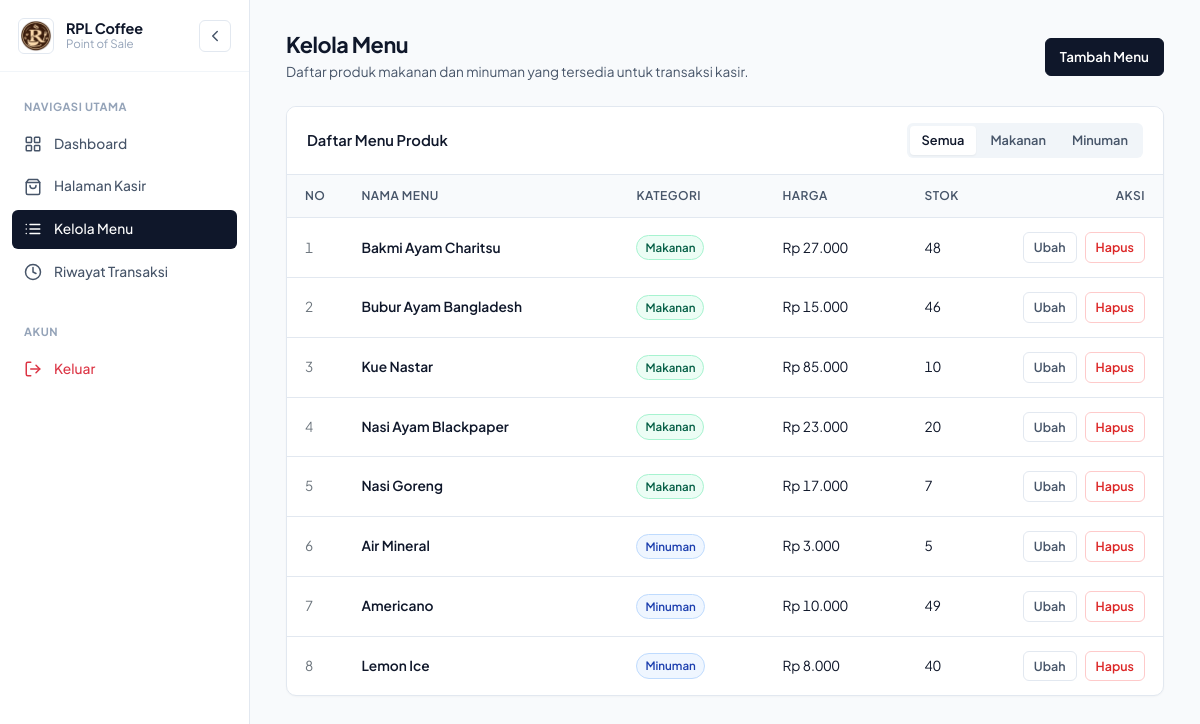
The app's page /admin/menu.php (signed in) with its own data.
### tables this page shows
CREATE TABLE `menu` (
  `id` int NOT NULL AUTO_INCREMENT,
  `nama_menu` varchar(100) NOT NULL,
  `harga` decimal(10,2) NOT NULL,
  `stok` int NOT NULL,
  `kategori` varchar(50) NOT NULL DEFAULT 'Makanan',
  PRIMARY KEY (`id`)
);

### koneksi.php (called while the page is built, shortened)
<?php
function e(?string $value): string
{
    return htmlspecialchars((string) $value, ENT_QUOTES, 'UTF-8');
}

### admin/menu.php (the view, shortened to what this page needs)
<?php
require_once __DIR__ . '/../koneksi.php';
$kategori_filter = trim((string) ($_GET['kategori'] ?? ''));
if ($kategori_filter === 'Makanan' || $kategori_filter === 'Minuman') {
    $stmt_menu = mysqli_prepare($koneksi, "SELECT * FROM menu WHERE kategori = ? ORDER BY nama_menu ASC");
    mysqli_stmt_bind_param($stmt_menu, "s", $kategori_filter);
    mysqli_stmt_execute($stmt_menu);
    $result_menu = mysqli_stmt_get_result($stmt_menu);
} else {
    $result_menu = mysqli_query($koneksi, "SELECT * FROM menu ORDER BY kategori ASC, nama_menu ASC");
}
?>
<!DOCTYPE html>
<html lang="id">
<head>
    <link href="https://cdn.jsdelivr.net/npm/bootstrap@5.3.3/dist/css/bootstrap.min.css" rel="stylesheet">
    <link href="theme.css" rel="stylesheet">
</head>
<body>
    <?php include __DIR__ . '/sidebar.php'; ?>
    <main class="main-content">
        <header class="page-header">
            <div>
                <h1 class="page-title">Kelola Menu</h1>
                <p class="page-subtitle">Daftar produk makanan dan minuman yang tersedia untuk transaksi kasir.</p>
            </div>
            <button type="button" class="btn-clean btn-clean-primary" data-bs-toggle="modal" data-bs-target="#modalTambah">
                Tambah Menu
            </button>
        </header>
        <section class="card-clean">
            <div class="card-clean-header">
                <h2 class="card-clean-title">Daftar Menu Produk</h2>
                <div class="segmented-control">
                    <a href="menu.php" class="<?= empty($kategori_filter) ? 'active' : ''; ?>">Semua</a>
                    <a href="menu.php?kategori=Makanan" class="<?= $kategori_filter === 'Makanan' ? 'active' : ''; ?>">Makanan</a>
                    <a href="menu.php?kategori=Minuman" class="<?= $kategori_filter === 'Minuman' ? 'active' : ''; ?>">Minuman</a>
                </div>
            </div>
            <div class="table-responsive">
                <table class="table-clean">
                    <thead>
                        <tr>
                            <th style="width: 50px;">No</th>
                            <th>Nama Menu</th>
                            <th>Kategori</th>
                            <th>Harga</th>
                            <th>Stok</th>
                            <th style="width: 140px;" class="text-end">Aksi</th>
                        </tr>
                    </thead>
                    <tbody>
                        <?php if ($result_menu && mysqli_num_rows($result_menu) > 0) : ?>
                            <?php $no = 1; while ($row = mysqli_fetch_assoc($result_menu)) : ?>
                                <tr>
                                    <td class="text-secondary"><?= $no++; ?></td>
                                    <td class="fw-semibold"><?= e($row['nama_menu']); ?></td>
                                    <td>
                                        <span class="badge-clean <?= $row['kategori'] === 'Makanan' ? 'food' : 'drink'; ?>">
                                            <?= e($row['kategori']); ?>
                                        </span>
                                    </td>
                                    <td class="num">Rp <?= number_format((float) $row['harga'], 0, ',', '.'); ?></td>
                                    <td class="num"><?= (int) $row['stok']; ?></td>
                                    <td class="text-end">
                                        <div class="d-inline-flex gap-2">
                                            <button type="button" class="btn-clean btn-clean-secondary btn-clean-sm"
                                                data-bs-toggle="modal"
                                                data-bs-target="#modalEdit"
                                                data-id="<?= (int) $row['id']; ?>"
                                                data-nama="<?= e($row['nama_menu']); ?>"
                                                data-kategori="<?= e($row['kategori']); ?>"
                                                data-harga="<?= (float) $row['harga']; ?>"
                                                data-stok="<?= (int) $row['stok']; ?>">
                                                Ubah
                                            </button>
                                            <button type="button" class="btn-clean btn-clean-danger btn-clean-sm"
                                                data-bs-toggle="modal"
                                                data-bs-target="#modalHapus"
                                                data-id="<?= (int) $row['id']; ?>"
                                                data-nama="<?= e($row['nama_menu']); ?>">
                                                Hapus
                                            </button>
                                        </div>
                                    </td>
                                </tr>
                            <?php endwhile; ?>
                        <?php else : ?>
                            <tr>
                                <td colspan="6" class="text-center text-muted py-4">Tidak ada data menu pada kategori ini.</td>
                            </tr>
                        <?php endif; ?>
                    </tbody>
                </table>
            </div>
        </section>
    </main>
</body>
</html>

### admin/theme.css (style rules this page uses)
:root { --bg-app: #f8fafc; --surface: #ffffff; --border: #e2e8f0; --border-subtle: #f1f5f9; --text-primary: #0f172a; --text-secondary: #475569; --text-muted: #94a3b8; --primary: #0f172a; --primary-hover: #1e293b; --primary-light: #f1f5f9; --accent-blue: #2563eb; --accent-green: #059669; --accent-danger: #dc2626; --sidebar-width: 250px; --sidebar-collapsed: 72px; --radius-sm: 6px; --radius-md: 10px; --radius-lg: 14px; }
* { box-sizing: border-box; }
body { background-color: var(--bg-app); color: var(--text-primary); font-family: 'Plus Jakarta Sans', -apple-system, BlinkMacSystemFont, "Segoe UI", Roboto, sans-serif; margin: 0; padding: 0; min-height: 100vh; -webkit-font-smoothing: antialiased; }
.num, .price, .badge, th, td { font-feature-settings: "tnum"; font-variant-numeric: tabular-nums; }
.main-content { margin-left: var(--sidebar-width); padding: 32px 36px; min-height: 100vh; transition: margin-left 0.2s cubic-bezier(0.4, 0, 0.2, 1); }
.page-header { display: flex; justify-content: space-between; align-items: center; margin-bottom: 24px; }
.page-title { font-size: 1.35rem; font-weight: 700; color: var(--text-primary); margin: 0 0 4px 0; letter-spacing: -0.02em; }
.page-subtitle { font-size: 0.85rem; color: var(--text-secondary); margin: 0; }
.card-clean { background: var(--surface); border: 1px solid var(--border); border-radius: var(--radius-md); box-shadow: 0 1px 2px 0 rgba(0, 0, 0, 0.03); overflow: hidden; }
.card-clean-header { padding: 16px 20px; border-bottom: 1px solid var(--border); background: var(--surface); display: flex; justify-content: space-between; align-items: center; }
.card-clean-title { font-size: 0.92rem; font-weight: 600; color: var(--text-primary); margin: 0; }
.table-clean { width: 100%; margin-bottom: 0; border-collapse: separate; border-spacing: 0; }
.table-clean th { background: #f8fafc; color: var(--text-secondary); font-size: 0.75rem; font-weight: 600; text-transform: uppercase; letter-spacing: 0.04em; padding: 12px 18px; border-bottom: 1px solid var(--border); white-space: nowrap; }
.table-clean td { padding: 14px 18px; font-size: 0.86rem; color: var(--text-primary); border-bottom: 1px solid var(--border); vertical-align: middle; }
.table-clean tr:last-child td { border-bottom: none; }
.badge-clean { font-size: 0.72rem; font-weight: 600; padding: 3px 8px; border-radius: 999px; display: inline-flex; align-items: center; border: 1px solid transparent; }
.badge-clean.food { background-color: #ecfdf5; color: #065f46; border-color: #a7f3d0; }
.badge-clean.drink { background-color: #eff6ff; color: #1e40af; border-color: #bfdbfe; }
.btn-clean { display: inline-flex; align-items: center; justify-content: center; gap: 6px; padding: 8px 14px; font-size: 0.84rem; font-weight: 600; border-radius: var(--radius-sm); border: 1px solid transparent; cursor: pointer; text-decoration: none; transition: all 0.15s ease; }
.btn-clean-primary { background: var(--primary); color: #ffffff; border-color: var(--primary); }
.btn-clean-secondary { background: #ffffff; color: var(--text-secondary); border-color: var(--border); }
.btn-clean-danger { background: #ffffff; color: var(--accent-danger); border-color: #fecaca; }
.btn-clean-sm { padding: 5px 10px; font-size: 0.78rem; }
.segmented-control { display: inline-flex; background: #f1f5f9; border-radius: var(--radius-sm); padding: 3px; gap: 2px; }
.segmented-control a, .segmented-control button { padding: 5px 12px; font-size: 0.8rem; font-weight: 600; color: var(--text-secondary); text-decoration: none; border-radius: 4px; border: none; background: transparent; transition: all 0.15s ease; }
.segmented-control a.active, .segmented-control a:hover { background: #ffffff; color: var(--text-primary); box-shadow: 0 1px 2px rgba(0, 0, 0, 0.05); }

### records on screen
menu: nama_menu "Bakmi Ayam Charitsu", kategori "Makanan", harga "27.000", stok "48"
menu: nama_menu "Bubur Ayam Bangladesh", kategori "Makanan", harga "15.000", stok "46"
menu: nama_menu "Kue Nastar", kategori "Makanan", harga "85.000", stok "10"
menu: nama_menu "Nasi Ayam Blackpaper", kategori "Makanan", harga "23.000", stok "20"
menu: nama_menu "Nasi Goreng", kategori "Makanan", harga "17.000", stok "7"
menu: nama_menu "Air Mineral", kategori "Minuman", harga "3.000", stok "5"
menu: nama_menu "Americano", kategori "Minuman", harga "10.000", stok "49"
menu: nama_menu "Lemon Ice", kategori "Minuman", harga "8.000", stok "40"
